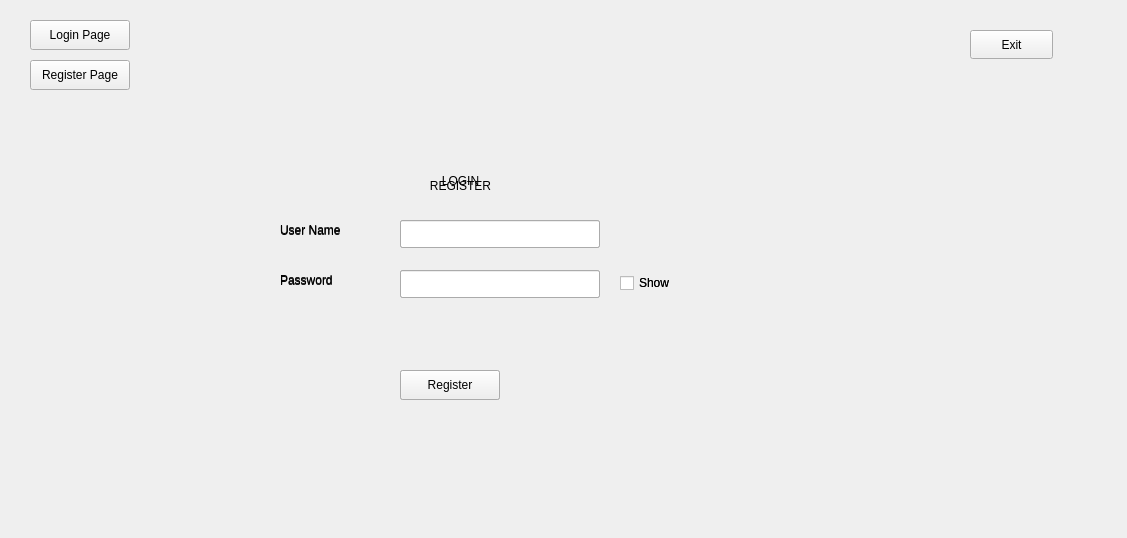
<?xml version="1.0" encoding="UTF-8"?>
<ui version="4.0">
 <class>login</class>
 <widget class="QMainWindow" name="login">
  <property name="geometry">
   <rect>
    <x>0</x>
    <y>0</y>
    <width>1127</width>
    <height>538</height>
   </rect>
  </property>
  <property name="windowTitle">
   <string>Login</string>
  </property>
  <widget class="QWidget" name="centralwidget">
   <widget class="QLabel" name="label_4">
    <property name="geometry">
     <rect>
      <x>400</x>
      <y>160</y>
      <width>121</width>
      <height>41</height>
     </rect>
    </property>
    <property name="text">
     <string>LOGIN</string>
    </property>
    <property name="alignment">
     <set>Qt::AlignmentFlag::AlignCenter</set>
    </property>
   </widget>
   <widget class="QLabel" name="label">
    <property name="geometry">
     <rect>
      <x>280</x>
      <y>220</y>
      <width>100</width>
      <height>21</height>
     </rect>
    </property>
    <property name="text">
     <string>User Name</string>
    </property>
   </widget>
   <widget class="QLineEdit" name="iusername">
    <property name="geometry">
     <rect>
      <x>400</x>
      <y>220</y>
      <width>200</width>
      <height>28</height>
     </rect>
    </property>
   </widget>
   <widget class="QLabel" name="label_2">
    <property name="geometry">
     <rect>
      <x>280</x>
      <y>270</y>
      <width>100</width>
      <height>21</height>
     </rect>
    </property>
    <property name="text">
     <string>Password</string>
    </property>
   </widget>
   <widget class="QLineEdit" name="ipassword">
    <property name="geometry">
     <rect>
      <x>400</x>
      <y>270</y>
      <width>200</width>
      <height>28</height>
     </rect>
    </property>
    <property name="echoMode">
     <enum>QLineEdit::EchoMode::Password</enum>
    </property>
   </widget>
   <widget class="QPushButton" name="loginbutton">
    <property name="geometry">
     <rect>
      <x>400</x>
      <y>370</y>
      <width>100</width>
      <height>30</height>
     </rect>
    </property>
    <property name="text">
     <string>Login</string>
    </property>
   </widget>
   <widget class="QLabel" name="errormsg">
    <property name="geometry">
     <rect>
      <x>280</x>
      <y>180</y>
      <width>400</width>
      <height>30</height>
     </rect>
    </property>
    <property name="text">
     <string/>
    </property>
    <property name="alignment">
     <set>Qt::AlignmentFlag::AlignCenter</set>
    </property>
   </widget>
   <widget class="QLabel" name="label_5">
    <property name="geometry">
     <rect>
      <x>400</x>
      <y>170</y>
      <width>121</width>
      <height>31</height>
     </rect>
    </property>
    <property name="text">
     <string>REGISTER</string>
    </property>
    <property name="alignment">
     <set>Qt::AlignmentFlag::AlignCenter</set>
    </property>
   </widget>
   <widget class="QLabel" name="label_3">
    <property name="geometry">
     <rect>
      <x>280</x>
      <y>220</y>
      <width>100</width>
      <height>20</height>
     </rect>
    </property>
    <property name="text">
     <string>User Name</string>
    </property>
   </widget>
   <widget class="QLineEdit" name="rusername">
    <property name="geometry">
     <rect>
      <x>400</x>
      <y>220</y>
      <width>200</width>
      <height>28</height>
     </rect>
    </property>
   </widget>
   <widget class="QLabel" name="label_6">
    <property name="geometry">
     <rect>
      <x>280</x>
      <y>270</y>
      <width>100</width>
      <height>20</height>
     </rect>
    </property>
    <property name="text">
     <string>Password</string>
    </property>
   </widget>
   <widget class="QLineEdit" name="rpassword">
    <property name="geometry">
     <rect>
      <x>400</x>
      <y>270</y>
      <width>200</width>
      <height>28</height>
     </rect>
    </property>
    <property name="echoMode">
     <enum>QLineEdit::EchoMode::Password</enum>
    </property>
   </widget>
   <widget class="QPushButton" name="registerBtn">
    <property name="geometry">
     <rect>
      <x>400</x>
      <y>370</y>
      <width>100</width>
      <height>30</height>
     </rect>
    </property>
    <property name="text">
     <string>Register</string>
    </property>
   </widget>
   <widget class="QPushButton" name="LP">
    <property name="geometry">
     <rect>
      <x>30</x>
      <y>20</y>
      <width>100</width>
      <height>30</height>
     </rect>
    </property>
    <property name="text">
     <string>Login Page</string>
    </property>
   </widget>
   <widget class="QPushButton" name="RP">
    <property name="geometry">
     <rect>
      <x>30</x>
      <y>60</y>
      <width>100</width>
      <height>30</height>
     </rect>
    </property>
    <property name="text">
     <string>Register Page</string>
    </property>
   </widget>
   <widget class="QLabel" name="label_7">
    <property name="geometry">
     <rect>
      <x>400</x>
      <y>20</y>
      <width>281</width>
      <height>121</height>
     </rect>
    </property>
    <property name="text">
     <string/>
    </property>
    <property name="pixmap">
     <pixmap>order-hub-high-resolution-logo.png</pixmap>
    </property>
    <property name="scaledContents">
     <bool>true</bool>
    </property>
   </widget>
   <widget class="QCheckBox" name="loginShowPassword">
    <property name="geometry">
     <rect>
      <x>620</x>
      <y>270</y>
      <width>93</width>
      <height>26</height>
     </rect>
    </property>
    <property name="text">
     <string>Show</string>
    </property>
   </widget>
   <widget class="QCheckBox" name="registerShowPassword">
    <property name="geometry">
     <rect>
      <x>620</x>
      <y>270</y>
      <width>93</width>
      <height>26</height>
     </rect>
    </property>
    <property name="text">
     <string>Show</string>
    </property>
   </widget>
   <widget class="QLabel" name="errormsg2">
    <property name="geometry">
     <rect>
      <x>400</x>
      <y>300</y>
      <width>351</width>
      <height>61</height>
     </rect>
    </property>
    <property name="text">
     <string/>
    </property>
   </widget>
   <widget class="QPushButton" name="pushButton">
    <property name="geometry">
     <rect>
      <x>970</x>
      <y>30</y>
      <width>83</width>
      <height>29</height>
     </rect>
    </property>
    <property name="text">
     <string>Exit</string>
    </property>
   </widget>
  </widget>
 </widget>
 <resources/>
 <connections/>
</ui>
